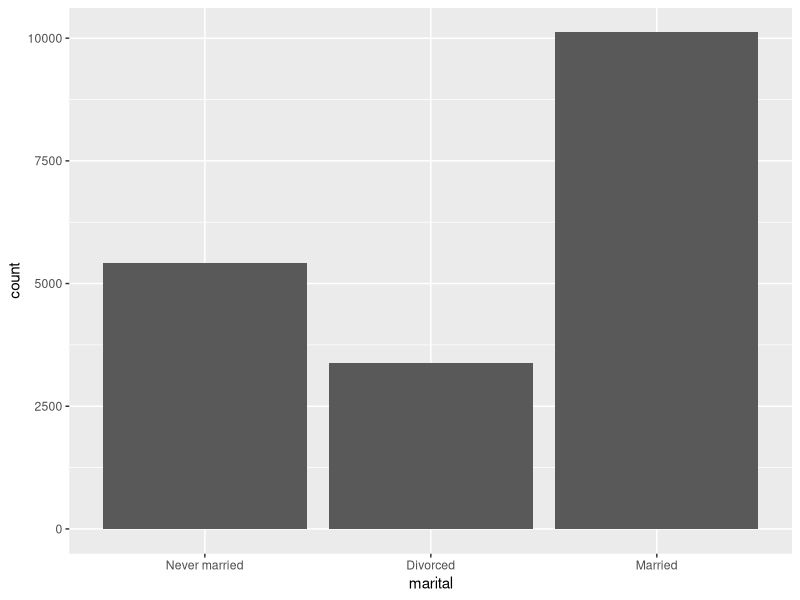
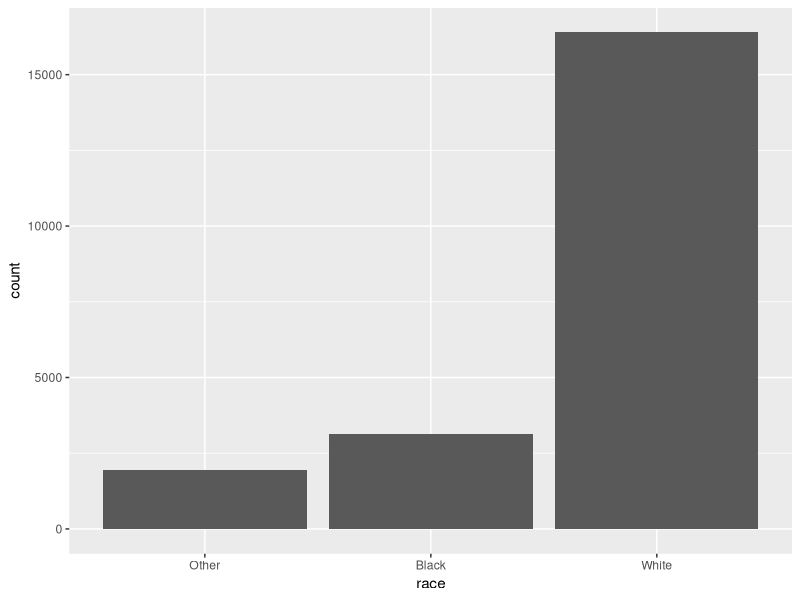
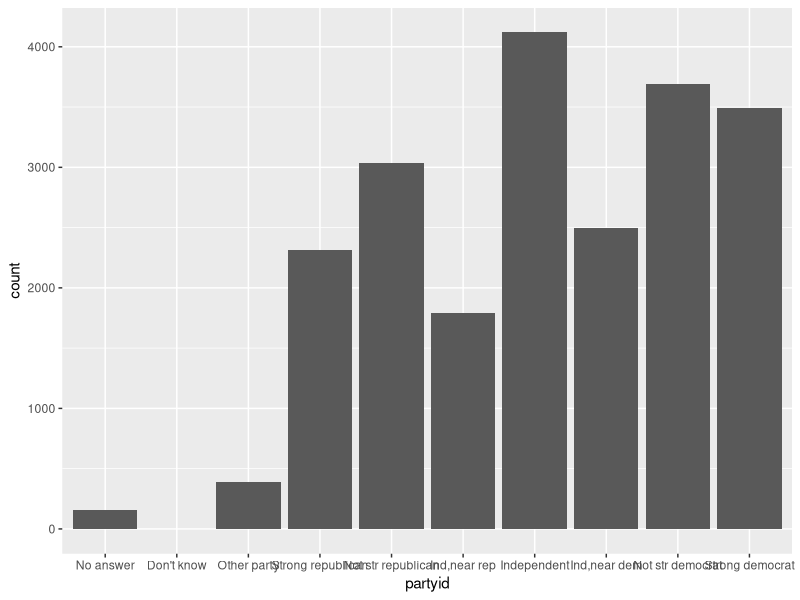
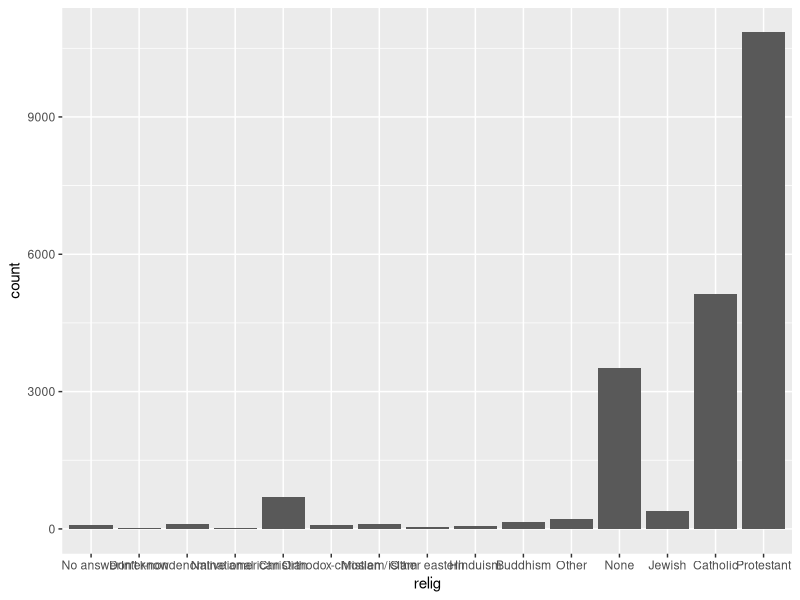
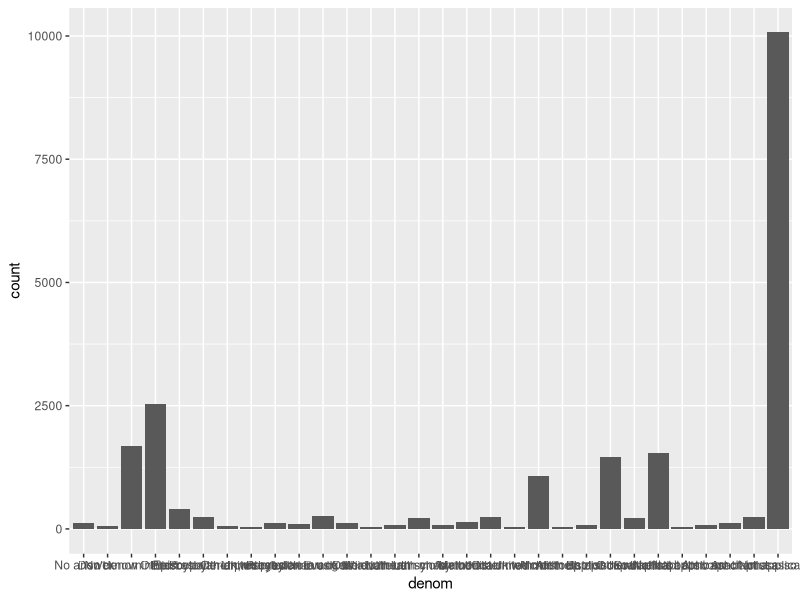
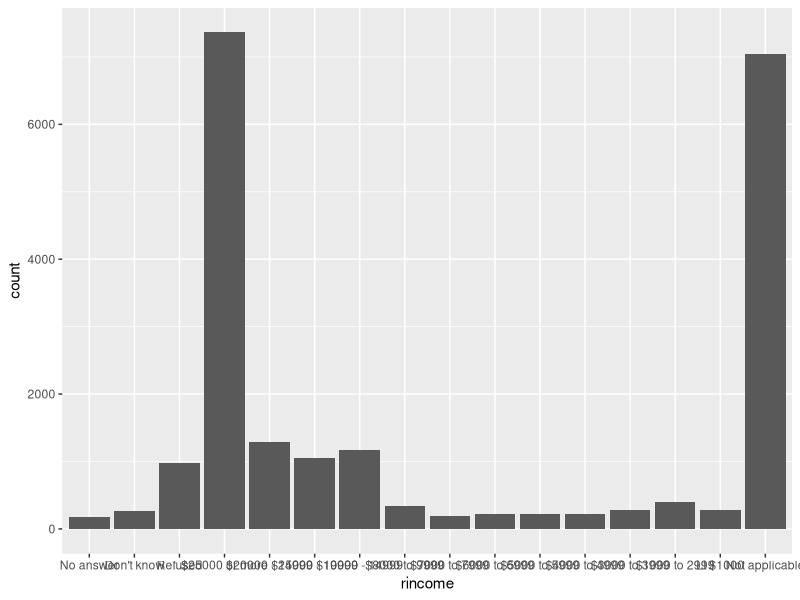

Source code (R) for these figures, in order:
library(tidyverse)
library(forcats)
View(gss_cat)

df <- gss_cat %>%
  select(marital) %>%
  filter(marital %in% 
           c("Married", "Never married", "Divorced")) %>%
  mutate(marital = fct_drop(marital)) # Drops Null Values
View(df)

tbl <- table(df)
View(tbl)

# Use Chi-Square Test for Goodness of Fit
chisq.test(tbl)

df %>%
  table() %>%
  chisq.test()

# Graphics
df %>%
  ggplot(aes(marital)) + geom_bar()
  
# Race, PartyID, Religion, Denomination, RIncome

# Race
df2 <- gss_cat %>%
  select(race) %>%
  filter(race %in% 
           unique(race)) %>%
  mutate(race = fct_drop(race)) # Drops Null Values

tbl2 <- table(df2)
View(tbl2)

chisq.test(tbl2)

df2 %>%
  table() %>%
  chisq.test()

df2 %>%
  ggplot(aes(race)) + geom_bar()

# PartyID
df3 <- gss_cat %>%
  select(partyid) %>%
  filter(partyid %in% 
           unique(partyid)) %>%
  mutate(partyid = fct_drop(partyid)) # Drops Null Values


tbl3 <- table(df3)
View(tbl3)

chisq.test(tbl3)

df3 %>%
  table() %>%
  chisq.test()

df3 %>%
  ggplot(aes(partyid)) + geom_bar()

# Religion
df4 <- gss_cat %>%
  select(relig) %>%
  filter(relig %in% 
           unique(relig)) %>%
  mutate(relig = fct_drop(relig)) # Drops Null Values


tbl4 <- table(df4)
View(tbl4)

chisq.test(tbl4)

df4 %>%
  table() %>%
  chisq.test()

df4 %>%
  ggplot(aes(relig)) + geom_bar()

# Denomination
df5 <- gss_cat %>%
  select(denom) %>%
  filter(denom %in% 
           unique(denom)) %>%
  mutate(denom = fct_drop(denom)) # Drops Null Values


tbl5 <- table(df5)
View(tbl5)

chisq.test(tbl5)

df5 %>%
  table() %>%
  chisq.test()

df5 %>%
  ggplot(aes(denom)) + geom_bar()

# RIncome
df6 <- gss_cat %>%
  select(rincome) %>%
  filter(rincome %in% 
           unique(rincome)) %>%
  mutate(rincome = fct_drop(rincome)) # Drops Null Values


tbl6 <- table(df6)
View(tbl6)

chisq.test(tbl6)

df6 %>%
  table() %>%
  chisq.test()

df6 %>%
  ggplot(aes(rincome)) + geom_bar()